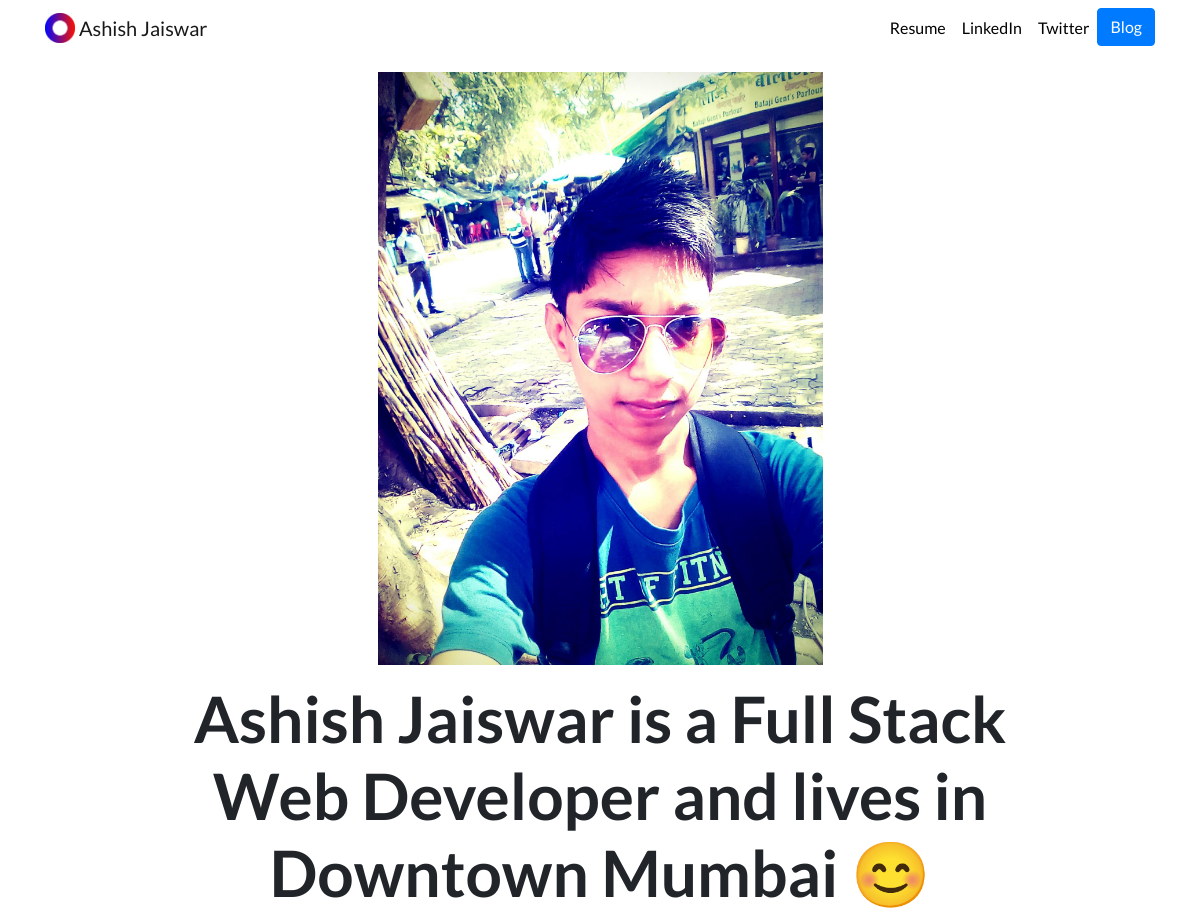
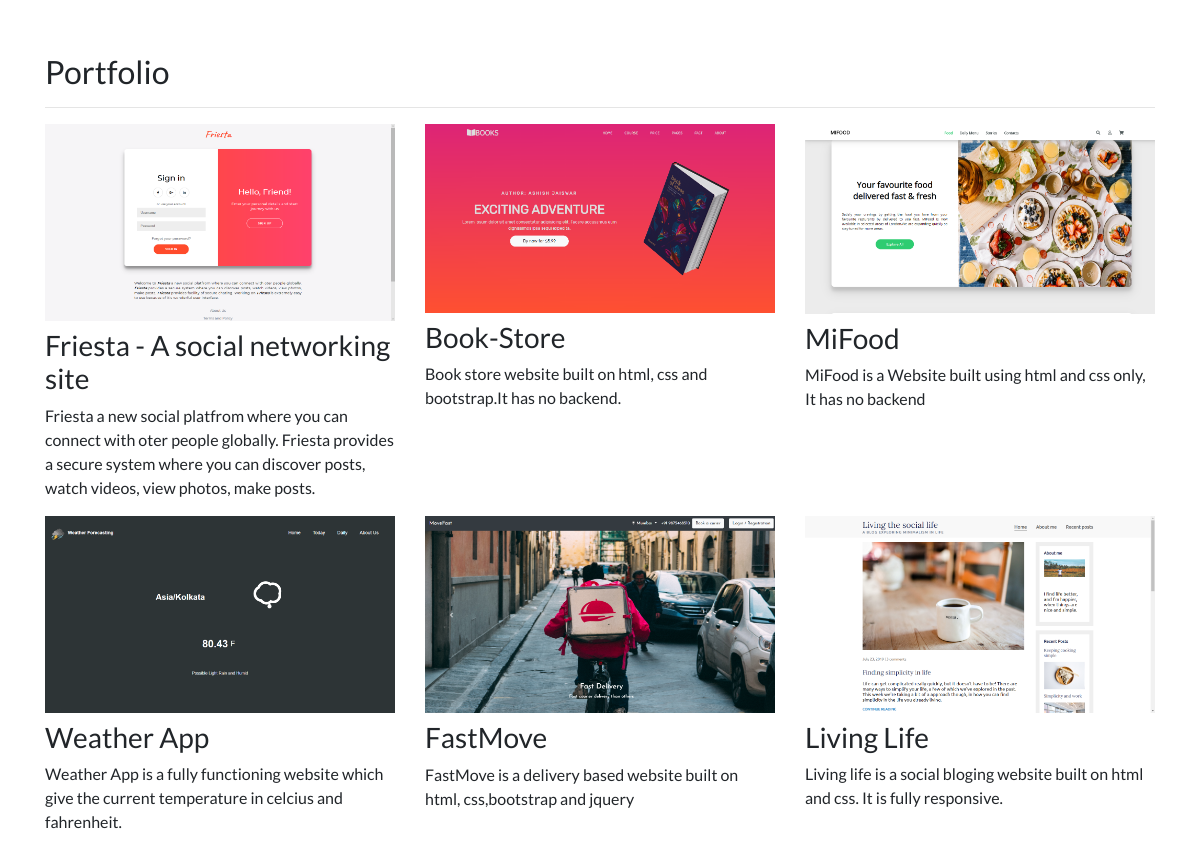
The page / on the database its author committed (2 pictures, top to bottom).
### portfolio/models.py (models this page shows, shortened)
class Project(models.Model):
    title = models.CharField(max_length=100)
    description = models.CharField(max_length=250)
    image = models.ImageField(upload_to='portfolio/images/')
    url = models.URLField(blank=True)

### portfolio/views.py (the view)
# urls.py: 2. Add a URL to urlpatterns:  path('', views.home, name='home')
def home(request):
    projects = Project.objects.all()
    return render(request, "portfolio/home.html", {'projects':projects})

### portfolio/templates/portfolio/home.html
{% extends "portfolio/base.html" %}
{% load static %}
{% block content %}
<div class="row justify-content-center my-3">
  <div class="col-5">
    <img src="{% static 'portfolio/AshishJaiswar.jpg' %}" class="img-fluid">
  </div>
</div>
<div class="row justify-content-center mb-3">
  <div class="col-md-9 text-center">
    <h1 id="hometext" class="font-weight-bold">Ashish Jaiswar is a Full Stack Web Developer and lives in Downtown Mumbai 😊</h1>
  </div>
</div>
<h2 class="mt-5">Portfolio</h2>
<hr>
<div class="row">
  {% for project in projects %}
  <div class="col-lg-4 col-md-6">
    {% if project.url %}
    <a href="{{ project.url }}">
      <img src="{{ project.image.url }}" class="img-fluid mb-2">
    </a>
    {% else %}
    <img src="{{ project.image.url }}" class="img-fluid mb-2">
    {% endif %}
    <h3>{{ project.title }}</h3>
    <p>{{ project.description }}</p>
  </div>
  {% endfor %}
</div>
{% endblock %}

### portfolio/templates/portfolio/base.html (shortened to what this page needs)
{% load static %}
<!doctype html>
<html lang="en">
<head>
  <link rel="stylesheet" href="https://stackpath.bootstrapcdn.com/bootstrap/4.4.1/css/bootstrap.min.css">
  <link rel="stylesheet" href="{% static "portfolio/custom.css" %}">
</head>
<body>
  <nav id="topNav" class="navbar navbar-expand-md navbar-light">
    <div class="container">
      <a class="navbar-brand" href="{% url 'home' %}">
        <img src="{% static "portfolio/Logo.png" %}" width="30" height="30" class="d-inline-block align-top" alt="Nick's Logo">
        <span>Ashish Jaiswar</span>
      </a>
      <div class="collapse navbar-collapse text-center" id="navbarNav">
        <ul class="navbar-nav ml-auto">
          <li class="nav-item">
            <a class="nav-link" href="{% static "portfolio/resume.pdf" %}">Resume</a>
          </li>
          <li class="nav-item">
            <a class="nav-link" href="" target="_blank">LinkedIn</a>
          </li>
          <li class="nav-item">
            <a class="nav-link" href="" target="_blank">Twitter</a>
          </li>
          <li>
            <a role="button" href="{% url 'blog:all_blogs' %}" class="btn btn-primary">Blog</a>
          </li>
        </ul>
      </div>
    </div>
  </nav>
  <div class="container">
    {% block content %}{% endblock %}
  </div>
</body>
</html>

### portfolio/static/portfolio/custom.css (style rules this page uses)
.navbar-nav .nav-link { color: rgba(0,0,0,1) !important; }
body { font-family: 'Lato', sans-serif; }
@media (min-width: 992px) { #hometext { font-size: 4rem; } }

### rows shown on the page
Project: image (picture), title "Friesta - A social networking site", description "Friesta a new social platfrom where you can connect with oter people globally. Friesta provides a secure system where you can discover posts, watch videos, view photos, make posts."
Project: image (picture), title "Book-Store", description "Book store website built on html, css and bootstrap.It has no backend."
Project: image (picture), title "MiFood", description "MiFood is a Website built using html and css only, It has no backend"
Project: image (picture), title "Weather App", description "Weather App is a fully functioning website which give the current temperature in celcius and fahrenheit."
Project: image (picture), title "FastMove", description "FastMove is a delivery based website built on html, css,bootstrap and jquery"
Project: image (picture), title "Living Life", description "Living life is a social bloging website built on html and css. It is fully responsive."
